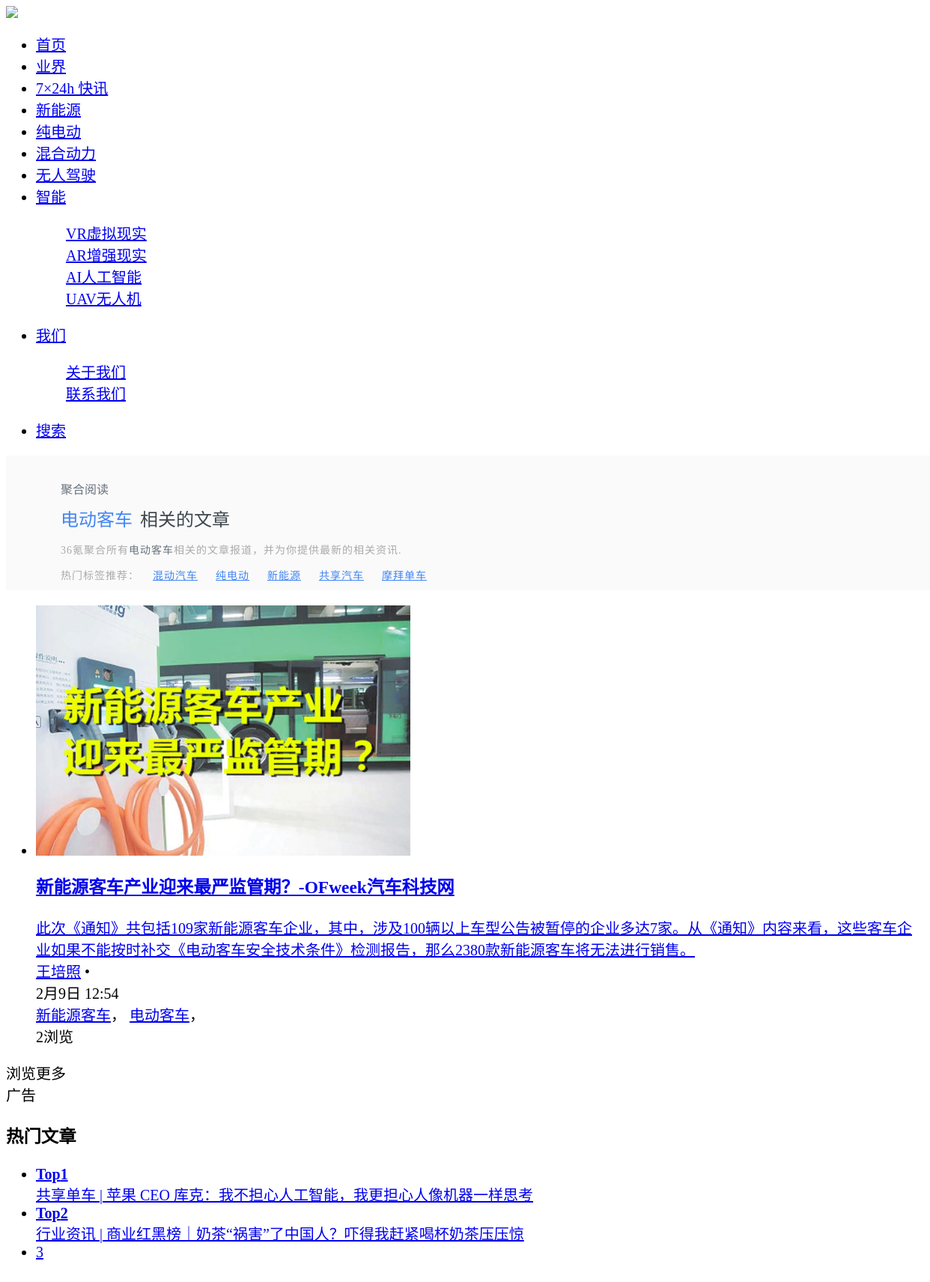
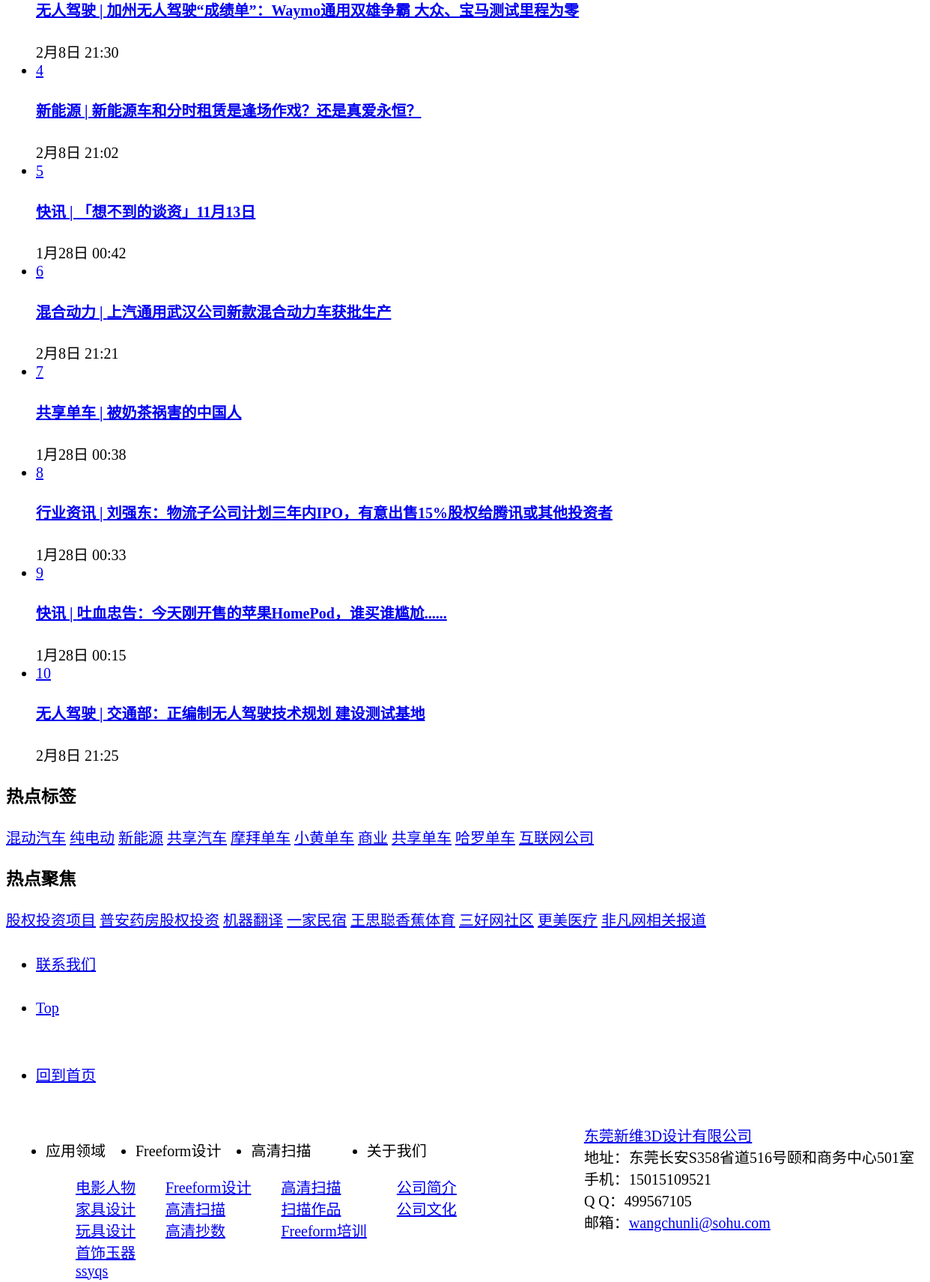
Page /tag/diandongkeche.html (upper part) on the committed database (2 pictures, top to bottom).
### tables this page shows
CREATE TABLE `tab_term` (
  `id` int(10) unsigned NOT NULL AUTO_INCREMENT COMMENT 'ID',
  `name` varchar(50) NOT NULL DEFAULT '' COMMENT '分类名称',
  `englishName` varchar(50) DEFAULT NULL COMMENT '分类名称英文名',
  `slug` varchar(20) DEFAULT NULL COMMENT '分类访问URL',
  `taxonomy` varchar(32) NOT NULL DEFAULT '' COMMENT '分类类别',
  `description` text COMMENT '分类描述',
  `uid` int(10) NOT NULL DEFAULT '1' COMMENT '操作用户ID',
  `parent` int(10) NOT NULL DEFAULT '0' COMMENT '父类ID',
  `subclass` int(10) NOT NULL DEFAULT '0',
  `isHidden` enum('0','1') NOT NULL DEFAULT '0' COMMENT '状态：0有效，1无效',
  `count` int(10) NOT NULL DEFAULT '0' COMMENT '对应文章数',
  `views` int(10) DEFAULT '0' COMMENT '该分类被浏览次数',
  `sort` int(10) NOT NULL DEFAULT '0' COMMENT '排序',
  `banner` varchar(255) DEFAULT NULL COMMENT '对应Banner路径',
  `create_time` datetime DEFAULT NULL COMMENT '创建时间',
  `update_time` datetime DEFAULT NULL COMMENT '编辑时间',
  `lang` enum('en','cn') DEFAULT 'cn' COMMENT '语言标记：cn为中文;en为英文',
  PRIMARY KEY (`id`)
);

CREATE TABLE `tab_news` (
  `id` int(10) NOT NULL AUTO_INCREMENT COMMENT '编号',
  `term_id` smallint(5) NOT NULL DEFAULT '0' COMMENT '分类',
  `title` varchar(255) DEFAULT NULL COMMENT '产品标题',
  `ft_title` text COMMENT '分词标题(全文检索)',
  `from` varchar(30) DEFAULT '' COMMENT '来源',
  `author` varchar(30) DEFAULT '' COMMENT '作者',
  `tags` varchar(255) DEFAULT NULL COMMENT '标签',
  `keywords` varchar(255) DEFAULT NULL COMMENT '文章关键字',
  `content` longtext COMMENT '产品内容',
  `summary` text COMMENT '产品描述摘要',
  `isHidden` enum('0','1') NOT NULL DEFAULT '0' COMMENT '1标记为删除，0标记为正常',
  `views` int(10) NOT NULL DEFAULT '0' COMMENT '浏览次数',
  `is_commend` enum('0','1') NOT NULL DEFAULT '0' COMMENT '是否为推荐',
  `is_issue` enum('0','1') NOT NULL DEFAULT '0' COMMENT '是否发布:1为已发布; 0为待审核',
  `SEOKeywords` varchar(255) DEFAULT NULL COMMENT 'SEO关键词',
  `SEODescription` varchar(500) DEFAULT NULL COMMENT 'SEO描述',
  `thumb` varchar(255) DEFAULT NULL COMMENT '缩略图',
  `praises` int(10) NOT NULL DEFAULT '0' COMMENT '赞个数',
  `update_time` datetime DEFAULT NULL COMMENT '更新时间日期',
  `create_time` datetime DEFAULT NULL COMMENT '创建时间日期',
  `sort` int(10) NOT NULL DEFAULT '0' COMMENT '排序',
  `uid` int(10) DEFAULT NULL COMMENT '创建者ID',
  `lang` enum('en','cn') DEFAULT 'cn' COMMENT '语言标记：cn为中文;en为英文',
  PRIMARY KEY (`id`),
  FULLTEXT KEY `ft_title` (`ft_title`)
);

### application/views/default/tag.php (the view, shortened to what the rows shown need)
<?php include('header.php');?>
<?=css_url('home.css')?>
<div id="app" style="margin-top: 0px;">
    <div class="tagsbanner">
        <div class="tags_wrapper">
            <div class="content">
                <div>
                    <div class="tags_keywords">
                        <h1><?=$name?></h1>
                        <span>相关的文章</span>
                    </div>
                    <p class="note"><?=SITESNAMESHORT?>聚合所有<span class="select_word"><?=$name?></span>相关的文章报道，并为你提供最新的相关资讯.</p>
                    <p class="note" style="margin-top: 2px;">
                        热门标签推荐：
                        <?php if($hotTagsRSS){?>
                            <?php foreach($hotTagsRSS as $k=>$item){?>
                            &nbsp;&nbsp;&nbsp;<a href="/tag/<?=$item['slug']?>.html" style="color:#FFF"><?=$item['name']?></a>
                            <?php }?>
                        <?php }?>
                    </p>
                </div>
            </div>
        </div>
    </div>
    <div class="pagewrap">
        <div class="mainlib">
            <div class="list_con" style="margin-top: 0;">
                <div class="car_article_list">
                    <?php include('articleList.php');?>
                </div>
            </div>
        </div><div class="rightlib">
            <?php include('sidebar.php');?>
        </div>
    </div>
</div>
<?php include('footer.php');?>

### application/views/default/articleList.php (shortened to what the rows shown need)
<ul>
    <?php if(!empty($mainLists)){
        foreach($mainLists as $_k=>$item){?>
    <li>
        <div class="am-cf inner_li inner_li_abtest">
            <a href="/p/<?=$item['id']?>.html" target="_blank">
                <div class="img_box">
                    <div href="/p/<?=$item['id']?>.html" target="_blank">
                        <img src="<?=WEB_DOMAIN.'/'.$item['thumb']?>" alt="<?=$item['title']?>" class="load-img fade">
                    </div>
                </div>
                <div class="intro">
                    <h3><?=$item['title']?></h3>
                    <div class="abstract"><?=$item['summary']?></div>
                </div>
            </a>
            <div class="info">
                <div class="info-list info-list-abtest">
                    <div class="user-info">
                        <a href="javascript:;" target="_blank" class="name"><?=$item['author']?></a>
                        <span class="oblique_line"> • </span>
                    </div>
                    <div class="time-div">
                        <span class="time h5_time" title="<?=$item['timeLine']?>"><?=$item['timeLine']?></span>
                    </div>
                </div>
                <div class="tags-list">
                    <?php if(!empty($item['tags'])){?>
                        <?php foreach($item['tags'] as $k=>$_item){?>
                            <span><a href="/tag/<?=$k?>.html" target="_blank"><?=$_item?></a></span><span class="separate">，</span>
                        <?php }?>
                    <?php }?>
                </div>
                <div class="comments-list">
                    <span class="comments"><?=$item['praises']>$item['views']?$item['praises'].'赞':$item['views'].'浏览'?></span>
                </div>
            </div>
        </div>
    </li>
    <?php }}?>
</ul>

### application/views/default/sidebar.php (shortened to what the rows shown need)
<div class="hot_article hot_posts pad_inner">
    <ul class="am-list">
        <?php if($hotNews){?>
            <?php foreach($hotNews as $k=>$item){?>
                <?php if($k<2){?>
                <li class="top<?=$k+1?>" data-index="<?=$k+1?>">
                    <div>
                        <div class="img-cover">
                            <a href="/p/<?=$item['id']?>.html" target="_blank">
                                <span class="top<?=$k+1?>"><b>Top<?=$k+1?></b></span>
                                <div class="article-title"><div class="article-wrapper"><?=$item['term_name'].$item['title']?></div></div>
                            </a>
                        </div>
                    </div>
                </li>
                <?php }else{?>
                    <li class="top" data-index="<?=$k+1?>">
                        <div>
                            <div>
                                <div class="img-left-cover">
                                    <a href="/p/<?=$item['id']?>.html" target="_blank"><span><?=$k+1?></span>
                                    </a>
                                </div>
                                <div class="right-article">
                                    <h4><a href="/p/<?=$item['id']?>.html" target="_blank"><?=$item['term_name'].$item['title']?></a></h4>
                                    <div class="time_about" title="2018-01-20 09:34"><?=$item['timeLine']?></div>
                                </div>
                            </div>
                        </div>
                    </li>
                <?php }?>
            <?php }?>
        <?php }?>
    </ul>
</div>
<div class="hot_tag_right pad_inner">
    <div class="inner_con am-cf">
        <?php if($hotTags){
            foreach($hotTags as $item){?>
            <a class="kr-tag-blue" target="_blank" href="<?=site_url('/tag/'.$item['slug'].'.html')?>"><?=$item['name']?></a>
        <?php }
        }?>
    </div>
</div>

### application/views/default/footer.php (shortened to what the rows shown need)
	<footer>
	    <div class="f_top">
	        <div class="main">
	            <div class="f_sub clear_both">
	                <div class="f_nav fl">
	                    <ul class="clear_both">
	                    	<?php if($foot_terms){
	                    		foreach($foot_terms as $items){?>
	                        <li class="fl">
	                            <div class="title">
	                                <?=$items['name']?>
	                            </div>
	                            <dl>
	                            	<?php if(!empty($items['childs'])){
	                    				foreach($items['childs'] as $item){?>
	                            	<dd>
	                                    <a href="<?=!empty($foot_mappings[$items['taxonomy']])?'/'.$foot_mappings[$items['taxonomy']].(in_array($foot_mappings[$items['taxonomy']], array('contact','company','sheji'))?'/info/':'/sort/').$item['slug']:'/'?>" title="<?=$item['name']?>"><?=$item['name']?></a>
	                                </dd>
	                                <?php }}?>
	                            </dl>
	                        </li>
	                        <?php }}?>
	                    </ul>
	                </div>
	            </div>
	        </div>
	    </div>
	</footer>
	</body>
</html>

### rows in the picture
tab_term: name "电动客车"
tab_term: name "混动汽车"
tab_term: name "纯电动"
tab_term: name "新能源"
tab_term: name "共享汽车"
tab_term: name "摩拜单车"
tab_news: thumb (picture), title "新能源客车产业迎来最严监管期？-OFweek汽车科技网", summary "此次《通知》共包括109家新能源客车企业，其中，涉及100辆以上车型公告被暂停的企业多达7家。从《通知》内容来看，这些客车企业如果不能按时补交《电动客车安全技术条件》检测报告，那么2380款新能源客车将无法进行销售。", author "王培照", timeLine "2月9日 12:54", _item "新能源客车", _item "电动客车", views "2"
tab_news: term_name "共享单车 |", title "苹果 CEO 库克：我不担心人工智能，我更担心人像机器一样思考"
tab_news: term_name "行业资讯 |", title "商业红黑榜｜奶茶“祸害”了中国人？吓得我赶紧喝杯奶茶压压惊"
tab_news: term_name "无人驾驶 |", title "加州无人驾驶“成绩单”：Waymo通用双雄争霸 大众、宝马测试里程为零", timeLine "2月8日 21:30"
tab_news: term_name "新能源 |", title "新能源车和分时租赁是逢场作戏？还是真爱永恒？", timeLine "2月8日 21:02"
tab_news: term_name "快讯 |", title "「想不到的谈资」11月13日", timeLine "1月28日 00:42"
tab_news: term_name "混合动力 |", title "上汽通用武汉公司新款混合动力车获批生产", timeLine "2月8日 21:21"
tab_news: term_name "共享单车 |", title "被奶茶祸害的中国人", timeLine "1月28日 00:38"
tab_news: term_name "行业资讯 |", title "刘强东：物流子公司计划三年内IPO，有意出售15%股权给腾讯或其他投资者", timeLine "1月28日 00:33"
tab_news: term_name "快讯 |", title "吐血忠告：今天刚开售的苹果HomePod，谁买谁尴尬......", timeLine "1月28日 00:15"
tab_news: term_name "无人驾驶 |", title "交通部：正编制无人驾驶技术规划 建设测试基地", timeLine "2月8日 21:25"
tab_term: name "小黄单车"
tab_term: name "商业"
tab_term: name "共享单车"
tab_term: name "哈罗单车"
tab_term: name "互联网公司"
tab_term: name "应用领域"
tab_term: name "电影人物"
tab_term: name "家具设计"
tab_term: name "玩具设计"
tab_term: name "首饰玉器"
tab_term: name "ssyqs"
tab_term: name "Freeform设计"
tab_term: name "Freeform设计"
tab_term: name "高清扫描"
tab_term: name "高清抄数"
tab_term: name "高清扫描"
tab_term: name "高清扫描"
tab_term: name "扫描作品"
tab_term: name "Freeform培训"
tab_term: name "关于我们"
tab_term: name "公司简介"
tab_term: name "公司文化"

### other values in the picture
SITESNAMESHORT "36氪"
$options['companyName'] "东莞新维3D设计有限公司"
$options['companyAddress'] "东莞长安S358省道516号颐和商务中心501室"
$options['companyMobile'] "15015109521"
$options['companyQQ'] "499567105"
$options['companyEmail'] "wangchunli@sohu.com"
